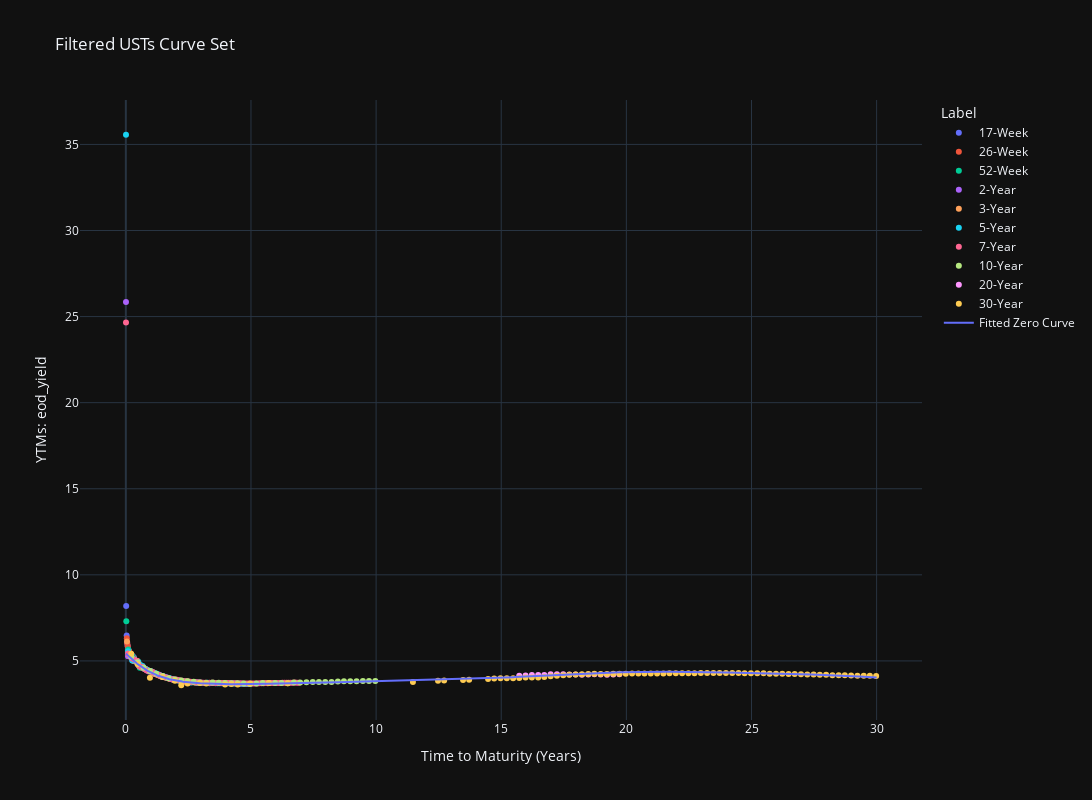

Here is the notebook cell this chart was saved with:
### Code cell
fig = px.scatter(
    curve_set_df,
    x="time_to_maturity",
    y=f"{quote_type}_yield",
    color="original_security_term",
    hover_data=["label"],
    labels={"time_to_maturity": "Time to Maturity (Years)", "yield": "Yield (%)"},
    title="Filtered USTs Curve Set"
)

# fig.add_trace(
#     go.Scatter(
#         x=t2, y=fitted_zero_curve_func_ns(t2), mode="lines", name="Nelson-Siegel"
#     )
# )
# fig.add_trace(
#     go.Scatter(
#         x=t2, y=fitted_zero_curve_func_nss(t2), mode="lines", name="Svensson"
#     )
# )
# fig.add_trace(
#     go.Scatter(
#         x=t2, y=fitted_zero_curve_func_dl(t2), mode="lines", name="Diebold-Li"
#     )
# )
# fig.add_trace(
#     go.Scatter(
#         x=t2, y=fitted_zero_curve_func_bc(t2), mode="lines", name="Björk-Christensen"
#     )
# )
# fig.add_trace(
#     go.Scatter(
#         x=t2, y=fitted_zero_curve_func_aug_bc(t2), mode="lines", name="Augmented Björk-Christensen"
#     )
# )

# fig.add_trace(
#     go.Scatter(
#         x=t2, y=fitted_zero_curve_dict["ql_f_nss"]["zero_interp_func"](t2), mode="lines", name="Fitted NSS - Zero Curve"
#     )
# )
fig.add_trace(
    go.Scatter(
        x=t2, y=fitted_zero_curve_dict["ql_f_cbs"]["zero_interp_func"](t2), mode="lines", name="Fitted Zero Curve"
    )
)

fig.update_layout(
    legend_title_text='Label',
    xaxis_title="Time to Maturity (Years)",
    yaxis_title=f"YTMs: {quote_type}_yield",
    width=1600,
    height=800,
    template="plotly_dark",
)

fig.update_xaxes(
    showgrid=True,
    showspikes=True,
    spikecolor="white",
    spikesnap="cursor",
    spikemode="across",
)
fig.update_yaxes(showgrid=True, showspikes=True, spikecolor="white", spikethickness=1)
fig.show()

### Figure 1 — Plotly figure (JSON) as saved in the notebook; plotly's stock layout.template omitted (floating-point values rounded to 4 significant figures; data arrays with more than 128 entries replaced by an {"elided": "..."} marker saying what was removed)
{"data": [{"customdata": [["Sep 24s, 17-Week"], ["Sep 24s, 17-Week"], ["Sep 24s, 17-Week"], ["Sep 24s, 17-Week"], ["Oct 24s, 17-Week"], ["Oct 24s, 17-Week"], ["Oct 24s, 17-Week"], ["Oct 24s, 17-Week"], ["Oct 24s, 17-Week"], ["Nov 24s, 17-Week"], ["Nov 24s, 17-Week"], ["Nov 24s, 17-Week"], ["Nov 24s, 17-Week"], ["Dec 24s, 17-Week"], ["Dec 24s, 17-Week"], ["Dec 24s, 17-Week"], ["Dec 24s, 17-Week"]], "hovertemplate": "original_security_term=17-Week<br>Time to Maturity (Years)=%{x}<br>eod_yield=%{y}<br>label=%{customdata[0]}<extra></extra>", "legendgroup": "17-Week", "marker": {"color": "#636efa", "symbol": "circle"}, "mode": "markers", "name": "17-Week", "orientation": "v", "showlegend": true, "type": "scatter", "x": [0.0137, 0.03288, 0.05205, 0.07123, 0.09041, 0.1096, 0.1288, 0.1479, 0.1671, 0.1863, 0.2055, 0.2247, 0.2438, 0.263, 0.2822, 0.3014, 0.3205], "xaxis": "x", "y": [8.186, 6.475, 6.062, 5.881, 5.689, 5.62, 5.525, 5.508, 5.411, 5.381, 5.358, 5.338, 5.319, 5.251, 5.236, 5.221, 5.196], "yaxis": "y"}, {"customdata": [["Aug 24s, 26-Week"], ["Sep 24s, 26-Week"], ["Sep 24s, 26-Week"], ["Sep 24s, 26-Week"], ["Oct 24s, 26-Week"], ["Oct 24s, 26-Week"], ["Oct 24s, 26-Week"], ["Nov 24s, 26-Week"], ["Nov 24s, 26-Week"], ["Nov 24s, 26-Week"], ["Dec 24s, 26-Week"], ["Dec 24s, 26-Week"], ["Dec 24s, 26-Week"], ["Jan 25s, 26-Week"], ["Jan 25s, 26-Week"], ["Jan 25s, 26-Week"], ["Jan 25s, 26-Week"], ["Feb 25s, 26-Week"], ["Feb 25s, 26-Week"], ["Feb 25s, 26-Week"]], "hovertemplate": "original_security_term=26-Week<br>Time to Maturity (Years)=%{x}<br>eod_yield=%{y}<br>label=%{customdata[0]}<extra></extra>", "legendgroup": "26-Week", "marker": {"color": "#EF553B", "symbol": "circle"}, "mode": "markers", "name": "26-Week", "orientation": "v", "showlegend": true, "type": "scatter", "x": [0, 0.03836, 0.05753, 0.07671, 0.1151, 0.1342, 0.1534, 0.1918, 0.211, 0.2301, 0.2685, 0.2877, 0.3068, 0.3452, 0.3644, 0.3836, 0.4219, 0.4411, 0.4603, 0.4986], "xaxis": "x", "y": [null, 6.321, 6.001, 5.849, 5.585, 5.527, 5.48, 5.367, 5.355, 5.335, 5.196, 5.17, 5.177, 5.059, 5.046, 5.023, 4.989, 4.988, 4.988, null], "yaxis": "y"}, {"customdata": [["Sep 24s, 52-Week"], ["Oct 24s, 52-Week"], ["Oct 24s, 52-Week"], ["Nov 24s, 52-Week"], ["Dec 24s, 52-Week"], ["Jan 25s, 52-Week"], ["Feb 25s, 52-Week"], ["Mar 25s, 52-Week"], ["Apr 25s, 52-Week"], ["May 25s, 52-Week"], ["Jun 25s, 52-Week"], ["Jul 25s, 52-Week"], ["Aug 25s, 52-Week"]], "hovertemplate": "original_security_term=52-Week<br>Time to Maturity (Years)=%{x}<br>eod_yield=%{y}<br>label=%{customdata[0]}<extra></extra>", "legendgroup": "52-Week", "marker": {"color": "#00cc96", "symbol": "circle"}, "mode": "markers", "name": "52-Week", "orientation": "v", "showlegend": true, "type": "scatter", "x": [0.01918, 0.09589, 0.1726, 0.2521, 0.326, 0.4027, 0.4795, 0.5562, 0.6329, 0.7096, 0.7863, 0.863, 0.9397], "xaxis": "x", "y": [7.304, 5.658, 5.392, 5.284, 5.141, 4.99, 4.966, 4.606, 4.61, 4.562, 4.525, 4.452, 4.406], "yaxis": "y"}, {"customdata": [["Aug 24s, 2-Year"], ["Sep 24s, 2-Year"], ["Oct 24s, 2-Year"], ["Nov 24s, 2-Year"], ["Dec 24s, 2-Year"], ["Jan 25s, 2-Year"], ["Feb 25s, 2-Year"], ["Mar 25s, 2-Year"], ["Apr 25s, 2-Year"], ["May 25s, 2-Year"], ["Jun 25s, 2-Year"], ["Jul 25s, 2-Year"], ["Aug 25s, 2-Year"], ["Sep 25s, 2-Year"], ["Oct 25s, 2-Year"], ["Nov 25s, 2-Year"], ["Dec 25s, 2-Year"], ["Jan 26s, 2-Year"], ["Feb 26s, 2-Year"], ["Mar 26s, 2-Year"], ["Apr 26s, 2-Year"], ["May 26s, 2-Year"], ["Jun 26s, 2-Year"], ["Jul 26s, 2-Year"]], "hovertemplate": "original_security_term=2-Year<br>Time to Maturity (Years)=%{x}<br>eod_yield=%{y}<br>label=%{customdata[0]}<extra></extra>", "legendgroup": "2-Year", "marker": {"color": "#ab63fa", "symbol": "circle"}, "mode": "markers", "name": "2-Year", "orientation": "v", "showlegend": true, "type": "scatter", "x": [0.005479, 0.08767, 0.1726, 0.2548, 0.3397, 0.4247, 0.5014, 0.5863, 0.6685, 0.7534, 0.8356, 0.9205, 1.005, 1.088, 1.173, 1.255, 1.34, 1.425, 1.501, 1.586, 1.668, 1.753, 1.836, 1.921], "xaxis": "x", "y": [25.85, 5.275, 5.235, 5.076, 4.975, 4.947, 4.753, 4.74, 4.629, 4.533, 4.457, 4.392, 4.388, 4.308, 4.243, 4.191, 4.145, 4.108, 4.082, 4.044, 4.008, 3.973, 3.942, 3.894], "yaxis": "y"}, {"customdata": [["Sep 24s, 3-Year"], ["Oct 24s, 3-Year"], ["Nov 24s, 3-Year"], ["Dec 24s, 3-Year"], ["Jan 25s, 3-Year"], ["Feb 25s, 3-Year"], ["Mar 25s, 3-Year"], ["Apr 25s, 3-Year"], ["May 25s, 3-Year"], ["Jun 25s, 3-Year"], ["Jul 25s, 3-Year"], ["Aug 25s, 3-Year"], ["Sep 25s, 3-Year"], ["Oct 25s, 3-Year"], ["Nov 25s, 3-Year"], ["Dec 25s, 3-Year"], ["Jan 26s, 3-Year"], ["Feb 26s, 3-Year"], ["Mar 26s, 3-Year"], ["Apr 26s, 3-Year"], ["May 26s, 3-Year"], ["Jun 26s, 3-Year"], ["Jul 26s, 3-Year"], ["Aug 26s, 3-Year"], ["Sep 26s, 3-Year"], ["Oct 26s, 3-Year"], ["Nov 26s, 3-Year"], ["Dec 26s, 3-Year"], ["Jan 27s, 3-Year"], ["Feb 27s, 3-Year"], ["Mar 27s, 3-Year"], ["Apr 27s, 3-Year"], ["May 27s, 3-Year"], ["Jun 27s, 3-Year"], ["Jul 27s, 3-Year"], ["Aug 27s, 3-Year"]], "hovertemplate": "original_security_term=3-Year<br>Time to Maturity (Years)=%{x}<br>eod_yield=%{y}<br>label=%{customdata[0]}<extra></extra>", "legendgroup": "3-Year", "marker": {"color": "#FFA15A", "symbol": "circle"}, "mode": "markers", "name": "3-Year", "orientation": "v", "showlegend": true, "type": "scatter", "x": [0.04658, 0.1288, 0.2137, 0.2959, 0.3808, 0.4658, 0.5425, 0.6274, 0.7096, 0.7945, 0.8767, 0.9616, 1.047, 1.129, 1.214, 1.296, 1.381, 1.466, 1.542, 1.627, 1.71, 1.795, 1.877, 1.962, 2.047, 2.129, 2.214, 2.296, 2.381, 2.466, 2.542, 2.627, 2.71, 2.795, 2.877, 2.962], "xaxis": "x", "y": [6.13, 5.369, 5.268, 5.002, 5.023, 4.977, 4.69, 4.611, 4.592, 4.527, 4.464, 4.4, 4.364, 4.271, 4.223, 4.167, 4.105, 4.065, 4.053, 4.006, 3.982, 3.955, 3.92, 3.889, 3.885, 3.864, 3.831, 3.81, 3.816, 3.801, 3.768, 3.766, 3.762, 3.73, 3.736, 3.727], "yaxis": "y"}, {"customdata": [["Aug 24s, 5-Year"], ["Sep 24s, 5-Year"], ["Oct 24s, 5-Year"], ["Nov 24s, 5-Year"], ["Dec 24s, 5-Year"], ["Jan 25s, 5-Year"], ["Feb 25s, 5-Year"], ["Mar 25s, 5-Year"], ["Apr 25s, 5-Year"], ["May 25s, 5-Year"], ["Jun 25s, 5-Year"], ["Jul 25s, 5-Year"], ["Aug 25s, 5-Year"], ["Sep 25s, 5-Year"], ["Oct 25s, 5-Year"], ["Nov 25s, 5-Year"], ["Dec 25s, 5-Year"], ["Jan 26s, 5-Year"], ["Feb 26s, 5-Year"], ["Mar 26s, 5-Year"], ["Apr 26s, 5-Year"], ["May 26s, 5-Year"], ["Jun 26s, 5-Year"], ["Jul 26s, 5-Year"], ["Aug 26s, 5-Year"], ["Sep 26s, 5-Year"], ["Oct 26s, 5-Year"], ["Nov 26s, 5-Year"], ["Dec 26s, 5-Year"], ["Feb 27s, 5-Year"], ["Mar 27s, 5-Year"], ["Apr 27s, 5-Year"], ["May 27s, 5-Year"], ["Jun 27s, 5-Year"], ["Jul 27s, 5-Year"], ["Aug 27s, 5-Year"], ["Sep 27s, 5-Year"], ["Oct 27s, 5-Year"], ["Nov 27s, 5-Year"], ["Dec 27s, 5-Year"], ["Jan 28s, 5-Year"], ["Feb 28s, 5-Year"], ["Mar 28s, 5-Year"], ["Apr 28s, 5-Year"], ["May 28s, 5-Year"], ["Jun 28s, 5-Year"], ["Jul 28s, 5-Year"], ["Aug 28s, 5-Year"], ["Sep 28s, 5-Year"], ["Oct 28s, 5-Year"], ["Nov 28s, 5-Year"], ["Dec 28s, 5-Year"], ["Jan 29s, 5-Year"], ["Feb 29s, 5-Year"], ["Mar 29s, 5-Year"], ["Apr 29s, 5-Year"], ["May 29s, 5-Year"], ["Jun 29s, 5-Year"], ["Jul 29s, 5-Year"]], "hovertemplate": "original_security_term=5-Year<br>Time to Maturity (Years)=%{x}<br>eod_yield=%{y}<br>label=%{customdata[0]}<extra></extra>", "legendgroup": "5-Year", "marker": {"color": "#19d3f3", "symbol": "circle"}, "mode": "markers", "name": "5-Year", "orientation": "v", "showlegend": true, "type": "scatter", "x": [0.005479, 0.08767, 0.1726, 0.2548, 0.3397, 0.4247, 0.5014, 0.5863, 0.6685, 0.7534, 0.8356, 0.9205, 1.005, 1.088, 1.173, 1.255, 1.34, 1.425, 1.501, 1.586, 1.668, 1.753, 1.836, 1.921, 2.005, 2.088, 2.173, 2.255, 2.34, 2.501, 2.586, 2.668, 2.753, 2.836, 2.921, 3.005, 3.088, 3.173, 3.255, 3.34, 3.425, 3.504, 3.589, 3.671, 3.756, 3.838, 3.923, 4.008, 4.09, 4.175, 4.258, 4.342, 4.427, 4.504, 4.589, 4.671, 4.756, 4.838, 4.923], "xaxis": "x", "y": [35.56, 5.565, 5.404, 5.025, 5.063, 4.952, 4.944, 4.769, 4.7, 4.562, 4.492, 4.422, 4.404, 4.332, 4.291, 4.234, 4.19, 4.13, 4.114, 4.058, 4.015, 3.992, 3.94, 3.918, 3.893, 3.866, 3.851, 3.837, 3.803, 3.796, 3.753, 3.766, 3.756, 3.74, 3.752, 3.735, 3.712, 3.721, 3.728, 3.702, 3.715, 3.712, 3.708, 3.709, 3.704, 3.698, 3.7, 3.697, 3.701, 3.69, 3.684, 3.685, 3.682, 3.665, 3.676, 3.668, 3.653, 3.665, 3.656], "yaxis": "y"}, {"customdata": [["Aug 24s, 7-Year"], ["Sep 24s, 7-Year"], ["Oct 24s, 7-Year"], ["Nov 24s, 7-Year"], ["Dec 24s, 7-Year"], ["Jan 25s, 7-Year"], ["Feb 25s, 7-Year"], ["Mar 25s, 7-Year"], ["Apr 25s, 7-Year"], ["May 25s, 7-Year"], ["Jun 25s, 7-Year"], ["Jul 25s, 7-Year"], ["Aug 25s, 7-Year"], ["Sep 25s, 7-Year"], ["Oct 25s, 7-Year"], ["Nov 25s, 7-Year"], ["Dec 25s, 7-Year"], ["Jan 26s, 7-Year"], ["Feb 26s, 7-Year"], ["Mar 26s, 7-Year"], ["Apr 26s, 7-Year"], ["May 26s, 7-Year"], ["Jun 26s, 7-Year"], ["Jul 26s, 7-Year"], ["Aug 26s, 7-Year"], ["Sep 26s, 7-Year"], ["Oct 26s, 7-Year"], ["Nov 26s, 7-Year"], ["Dec 26s, 7-Year"], ["Jan 27s, 7-Year"], ["Feb 27s, 7-Year"], ["Mar 27s, 7-Year"], ["Apr 27s, 7-Year"], ["May 27s, 7-Year"], ["Jun 27s, 7-Year"], ["Jul 27s, 7-Year"], ["Aug 27s, 7-Year"], ["Sep 27s, 7-Year"], ["Oct 27s, 7-Year"], ["Nov 27s, 7-Year"], ["Dec 27s, 7-Year"], ["Jan 28s, 7-Year"], ["Feb 28s, 7-Year"], ["Mar 28s, 7-Year"], ["Apr 28s, 7-Year"], ["May 28s, 7-Year"], ["Jun 28s, 7-Year"], ["Jul 28s, 7-Year"], ["Aug 28s, 7-Year"], ["Sep 28s, 7-Year"], ["Oct 28s, 7-Year"], ["Nov 28s, 7-Year"], ["Dec 28s, 7-Year"], ["Jan 29s, 7-Year"], ["Feb 29s, 7-Year"], ["Mar 29s, 7-Year"], ["Apr 29s, 7-Year"], ["May 29s, 7-Year"], ["Jun 29s, 7-Year"], ["Jul 29s, 7-Year"], ["Aug 29s, 7-Year"], ["Sep 29s, 7-Year"], ["Oct 29s, 7-Year"], ["Nov 29s, 7-Year"], ["Dec 29s, 7-Year"], ["Jan 30s, 7-Year"], ["Feb 30s, 7-Year"], ["Mar 30s, 7-Year"], ["Apr 30s, 7-Year"], ["May 30s, 7-Year"], ["Jun 30s, 7-Year"], ["Jul 30s, 7-Year"], ["Aug 30s, 7-Year"], ["Sep 30s, 7-Year"], ["Oct 30s, 7-Year"], ["Nov 30s, 7-Year"], ["Dec 30s, 7-Year"], ["Jan 31s, 7-Year"], ["Feb 31s, 7-Year"], ["Mar 31s, 7-Year"], ["Apr 31s, 7-Year"], ["May 31s, 7-Year"], ["Jun 31s, 7-Year"], ["Jul 31s, 7-Year"]], "hovertemplate": "original_security_term=7-Year<br>Time to Maturity (Years)=%{x}<br>eod_yield=%{y}<br>label=%{customdata[0]}<extra></extra>", "legendgroup": "7-Year", "marker": {"color": "#FF6692", "symbol": "circle"}, "mode": "markers", "name": "7-Year", "orientation": "v", "showlegend": true, "type": "scatter", "x": [0.005479, 0.08767, 0.1726, 0.2548, 0.3397, 0.4247, 0.5014, 0.5863, 0.6685, 0.7534, 0.8356, 0.9205, 1.005, 1.088, 1.173, 1.255, 1.34, 1.425, 1.501, 1.586, 1.668, 1.753, 1.836, 1.921, 2.005, 2.088, 2.173, 2.255, 2.34, 2.425, 2.501, 2.586, 2.668, 2.753, 2.836, 2.921, 3.005, 3.088, 3.173, 3.255, 3.34, 3.425, 3.504, 3.589, 3.671, 3.756, 3.838, 3.923, 4.008, 4.09, 4.175, 4.258, 4.342, 4.427, 4.504, 4.589, 4.671, 4.756, 4.838, 4.923, 5.008, 5.09, 5.175, 5.258, 5.342, 5.427, 5.504, 5.589, 5.671, 5.756, 5.838, 5.923, 6.008, 6.09, 6.175, 6.258, 6.342, 6.427, 6.504, 6.589, 6.671, 6.756, 6.838, 6.923], "xaxis": "x", "y": [24.66, 5.431, 5.392, 5.136, 5.084, 5.006, 4.819, 4.642, 4.642, 4.529, 4.438, 4.413, 4.392, 4.336, 4.239, 4.216, 4.176, 4.11, 4.089, 4.056, 4.015, 3.967, 3.94, 3.921, 3.913, 3.876, 3.866, 3.846, 3.809, 3.805, 3.801, 3.787, 3.78, 3.767, 3.76, 3.75, 3.741, 3.728, 3.726, 3.723, 3.731, 3.725, 3.73, 3.719, 3.722, 3.715, 3.719, 3.713, 3.709, 3.711, 3.708, 3.703, 3.703, 3.697, 3.694, 3.697, 3.689, 3.688, 3.69, 3.689, 3.684, 3.69, 3.69, 3.688, 3.698, 3.704, 3.702, 3.712, 3.708, 3.712, 3.718, 3.72, 3.721, 3.721, 3.719, 3.729, 3.732, 3.734, 3.731, 3.735, 3.737, 3.741, 3.732, 3.732], "yaxis": "y"}, {"customdata": [["Nov 24s, 10-Year"], ["Feb 25s, 10-Year"], ["May 25s, 10-Year"], ["Aug 25s, 10-Year"], ["Nov 25s, 10-Year"], ["Feb 26s, 10-Year"], ["May 26s, 10-Year"], ["Aug 26s, 10-Year"], ["Nov 26s, 10-Year"], ["Feb 27s, 10-Year"], ["May 27s, 10-Year"], ["Aug 27s, 10-Year"], ["Nov 27s, 10-Year"], ["Feb 28s, 10-Year"], ["May 28s, 10-Year"], ["Aug 28s, 10-Year"], ["Nov 28s, 10-Year"], ["Feb 29s, 10-Year"], ["May 29s, 10-Year"], ["Aug 29s, 10-Year"], ["Nov 29s, 10-Year"], ["Feb 30s, 10-Year"], ["May 30s, 10-Year"], ["Aug 30s, 10-Year"], ["Nov 30s, 10-Year"], ["Feb 31s, 10-Year"], ["May 31s, 10-Year"], ["Aug 31s, 10-Year"], ["Nov 31s, 10-Year"], ["Feb 32s, 10-Year"], ["May 32s, 10-Year"], ["Aug 32s, 10-Year"], ["Nov 32s, 10-Year"], ["Feb 33s, 10-Year"], ["May 33s, 10-Year"], ["Aug 33s, 10-Year"], ["Nov 33s, 10-Year"], ["Feb 34s, 10-Year"], ["May 34s, 10-Year"], ["Aug 34s, 10-Year"]], "hovertemplate": "original_security_term=10-Year<br>Time to Maturity (Years)=%{x}<br>eod_yield=%{y}<br>label=%{customdata[0]}<extra></extra>", "legendgroup": "10-Year", "marker": {"color": "#B6E880", "symbol": "circle"}, "mode": "markers", "name": "10-Year", "orientation": "v", "showlegend": true, "type": "scatter", "x": [0.2137, 0.4658, 0.7096, 0.9616, 1.214, 1.466, 1.71, 1.962, 2.214, 2.466, 2.71, 2.962, 3.214, 3.466, 3.712, 3.964, 4.216, 4.468, 4.712, 4.964, 5.216, 5.468, 5.712, 5.964, 6.216, 6.468, 6.712, 6.964, 7.216, 7.468, 7.715, 7.967, 8.219, 8.471, 8.715, 8.967, 9.219, 9.471, 9.715, 9.967], "xaxis": "x", "y": [5.235, 4.919, 4.603, 4.419, 4.252, 4.119, 3.989, 3.924, 3.858, 3.821, 3.793, 3.746, 3.738, 3.74, 3.728, 3.722, 3.705, 3.698, 3.686, 3.653, 3.683, 3.719, 3.718, 3.72, 3.715, 3.696, 3.749, 3.749, 3.759, 3.769, 3.769, 3.776, 3.78, 3.8, 3.812, 3.825, 3.825, 3.837, 3.838, 3.833], "yaxis": "y"}, {"customdata": [["May 40s, 20-Year"], ["Aug 40s, 20-Year"], ["Nov 40s, 20-Year"], ["Feb 41s, 20-Year"], ["May 41s, 20-Year"], ["Aug 41s, 20-Year"], ["Nov 41s, 20-Year"], ["Feb 42s, 20-Year"], ["May 42s, 20-Year"], ["Aug 42s, 20-Year"], ["Nov 42s, 20-Year"], ["Feb 43s, 20-Year"], ["May 43s, 20-Year"], ["Aug 43s, 20-Year"], ["Nov 43s, 20-Year"], ["Feb 44s, 20-Year"], ["May 44s, 20-Year"]], "hovertemplate": "original_security_term=20-Year<br>Time to Maturity (Years)=%{x}<br>eod_yield=%{y}<br>label=%{customdata[0]}<extra></extra>", "legendgroup": "20-Year", "marker": {"color": "#FF97FF", "symbol": "circle"}, "mode": "markers", "name": "20-Year", "orientation": "v", "showlegend": true, "type": "scatter", "x": [15.72, 15.97, 16.22, 16.48, 16.72, 16.97, 17.22, 17.48, 17.72, 17.97, 18.22, 18.48, 18.72, 18.97, 19.22, 19.48, 19.72], "xaxis": "x", "y": [4.135, 4.155, 4.182, 4.185, 4.187, 4.221, 4.223, 4.228, 4.207, 4.214, 4.189, 4.206, 4.22, 4.209, 4.193, 4.218, 4.22], "yaxis": "y"}, {"customdata": [["Nov 24s, 30-Year"], ["Feb 25s, 30-Year"], ["Aug 25s, 30-Year"], ["Feb 26s, 30-Year"], ["Aug 26s, 30-Year"], ["Nov 26s, 30-Year"], ["Feb 27s, 30-Year"], ["Aug 27s, 30-Year"], ["Nov 27s, 30-Year"], ["Aug 28s, 30-Year"], ["Nov 28s, 30-Year"], ["Feb 29s, 30-Year"], ["Aug 29s, 30-Year"], ["May 30s, 30-Year"], ["Feb 31s, 30-Year"], ["Feb 36s, 30-Year"], ["Feb 37s, 30-Year"], ["May 37s, 30-Year"], ["Feb 38s, 30-Year"], ["May 38s, 30-Year"], ["Feb 39s, 30-Year"], ["May 39s, 30-Year"], ["Aug 39s, 30-Year"], ["Nov 39s, 30-Year"], ["Feb 40s, 30-Year"], ["May 40s, 30-Year"], ["Aug 40s, 30-Year"], ["Nov 40s, 30-Year"], ["Feb 41s, 30-Year"], ["May 41s, 30-Year"], ["Aug 41s, 30-Year"], ["Nov 41s, 30-Year"], ["Feb 42s, 30-Year"], ["May 42s, 30-Year"], ["Aug 42s, 30-Year"], ["Nov 42s, 30-Year"], ["Feb 43s, 30-Year"], ["May 43s, 30-Year"], ["Aug 43s, 30-Year"], ["Nov 43s, 30-Year"], ["Feb 44s, 30-Year"], ["May 44s, 30-Year"], ["Aug 44s, 30-Year"], ["Nov 44s, 30-Year"], ["Feb 45s, 30-Year"], ["May 45s, 30-Year"], ["Aug 45s, 30-Year"], ["Nov 45s, 30-Year"], ["Feb 46s, 30-Year"], ["May 46s, 30-Year"], ["Aug 46s, 30-Year"], ["Nov 46s, 30-Year"], ["Feb 47s, 30-Year"], ["May 47s, 30-Year"], ["Aug 47s, 30-Year"], ["Nov 47s, 30-Year"], ["Feb 48s, 30-Year"], ["May 48s, 30-Year"], ["Aug 48s, 30-Year"], ["Nov 48s, 30-Year"], ["Feb 49s, 30-Year"], ["May 49s, 30-Year"], ["Aug 49s, 30-Year"], ["Nov 49s, 30-Year"], ["Feb 50s, 30-Year"], ["May 50s, 30-Year"], ["Aug 50s, 30-Year"], ["Nov 50s, 30-Year"], ["Feb 51s, 30-Year"], ["May 51s, 30-Year"], ["Aug 51s, 30-Year"], ["Nov 51s, 30-Year"], ["Feb 52s, 30-Year"], ["May 52s, 30-Year"], ["Aug 52s, 30-Year"], ["Nov 52s, 30-Year"], ["Feb 53s, 30-Year"], ["May 53s, 30-Year"], ["Aug 53s, 30-Year"], ["Nov 53s, 30-Year"], ["Feb 54s, 30-Year"], ["May 54s, 30-Year"], ["Aug 54s, 30-Year"]], "hovertemplate": "original_security_term=30-Year<br>Time to Maturity (Years)=%{x}<br>eod_yield=%{y}<br>label=%{customdata[0]}<extra></extra>", "legendgroup": "30-Year", "marker": {"color": "#FECB52", "symbol": "circle"}, "mode": "markers", "name": "30-Year", "orientation": "v", "showlegend": true, "type": "scatter", "x": [0.2137, 0.4658, 0.9616, 1.466, 1.962, 2.214, 2.466, 2.962, 3.214, 3.964, 4.216, 4.468, 4.964, 5.712, 6.468, 11.47, 12.47, 12.72, 13.47, 13.72, 14.47, 14.72, 14.97, 15.22, 15.47, 15.72, 15.97, 16.22, 16.48, 16.72, 16.97, 17.22, 17.48, 17.72, 17.97, 18.22, 18.48, 18.72, 18.97, 19.22, 19.48, 19.72, 19.98, 20.23, 20.48, 20.72, 20.98, 21.23, 21.48, 21.72, 21.98, 22.23, 22.48, 22.72, 22.98, 23.23, 23.48, 23.73, 23.98, 24.23, 24.48, 24.73, 24.98, 25.23, 25.48, 25.73, 25.98, 26.23, 26.48, 26.73, 26.98, 27.23, 27.48, 27.73, 27.98, 28.23, 28.48, 28.73, 28.98, 29.23, 29.48, 29.73, 29.98], "xaxis": "x", "y": [5.418, 4.828, 4.02, 4.06, 3.84, 3.586, 3.687, 3.719, 3.694, 3.636, 3.656, 3.627, 3.684, 3.724, 3.697, 3.775, 3.849, 3.864, 3.897, 3.912, 3.951, 3.975, 3.988, 3.993, 3.997, 4.007, 4.038, 4.035, 4.03, 4.065, 4.108, 4.142, 4.17, 4.198, 4.217, 4.229, 4.238, 4.249, 4.243, 4.243, 4.247, 4.254, 4.257, 4.263, 4.265, 4.262, 4.264, 4.263, 4.276, 4.282, 4.286, 4.281, 4.284, 4.286, 4.292, 4.292, 4.295, 4.298, 4.299, 4.296, 4.293, 4.288, 4.287, 4.281, 4.278, 4.254, 4.258, 4.255, 4.24, 4.233, 4.227, 4.216, 4.209, 4.203, 4.193, 4.166, 4.168, 4.163, 4.151, 4.133, 4.143, 4.132, 4.127], "yaxis": "y"}, {"mode": "lines", "name": "Fitted Zero Curve", "type": "scatter", "x": {"elided": "1000 float values"}, "y": {"elided": "1000 float values"}}], "layout": {"height": 800, "legend": {"title": {"text": "Label"}, "tracegroupgap": 0}, "title": {"text": "Filtered USTs Curve Set"}, "width": 1600, "xaxis": {"anchor": "y", "domain": [0, 1], "showgrid": true, "showspikes": true, "spikecolor": "white", "spikemode": "across", "spikesnap": "cursor", "title": {"text": "Time to Maturity (Years)"}}, "yaxis": {"anchor": "x", "domain": [0, 1], "showgrid": true, "showspikes": true, "spikecolor": "white", "spikethickness": 1, "title": {"text": "YTMs: eod_yield"}}}}
